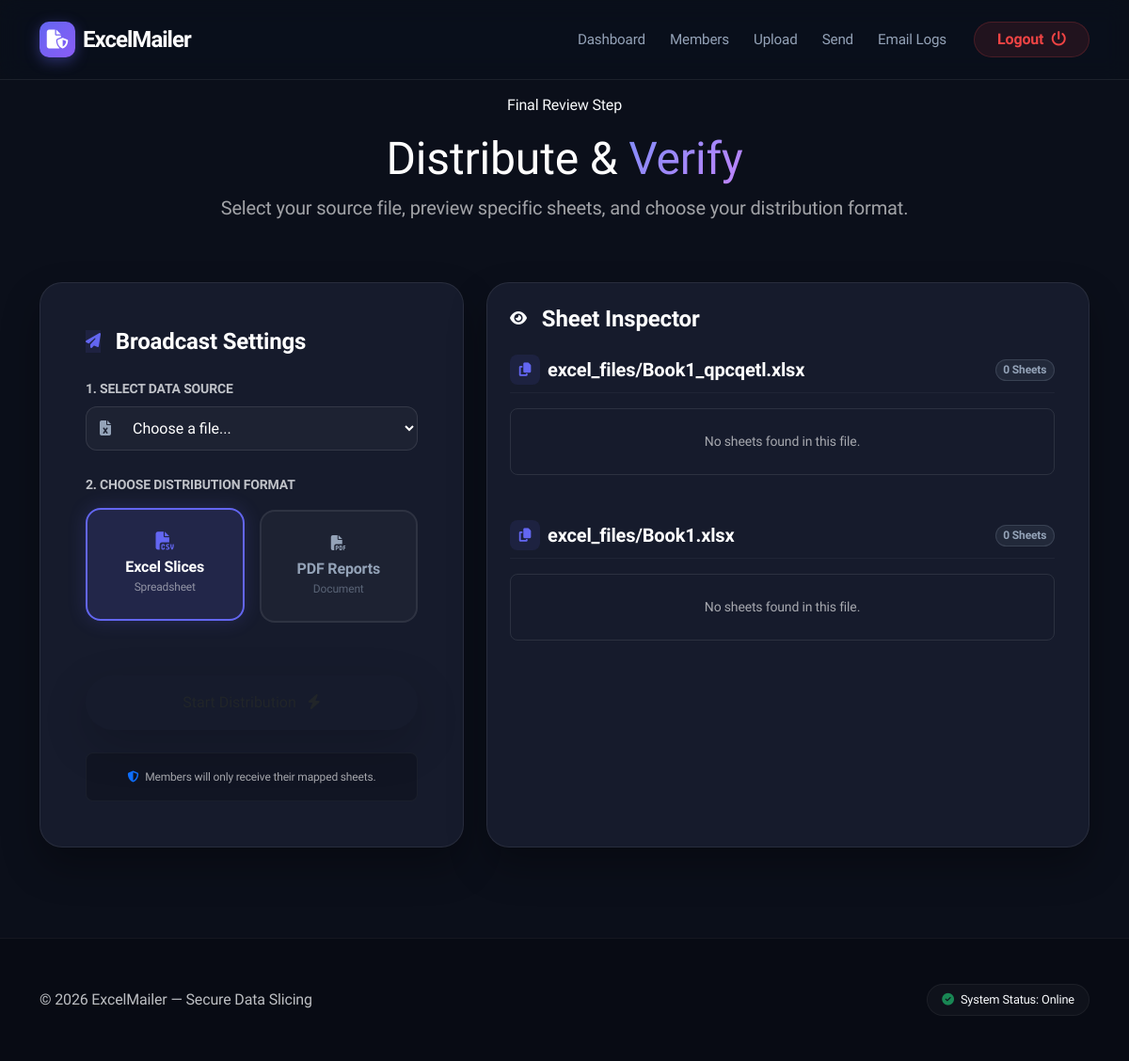
The page /excel/send/ (signed in) on the database as committed earlier.
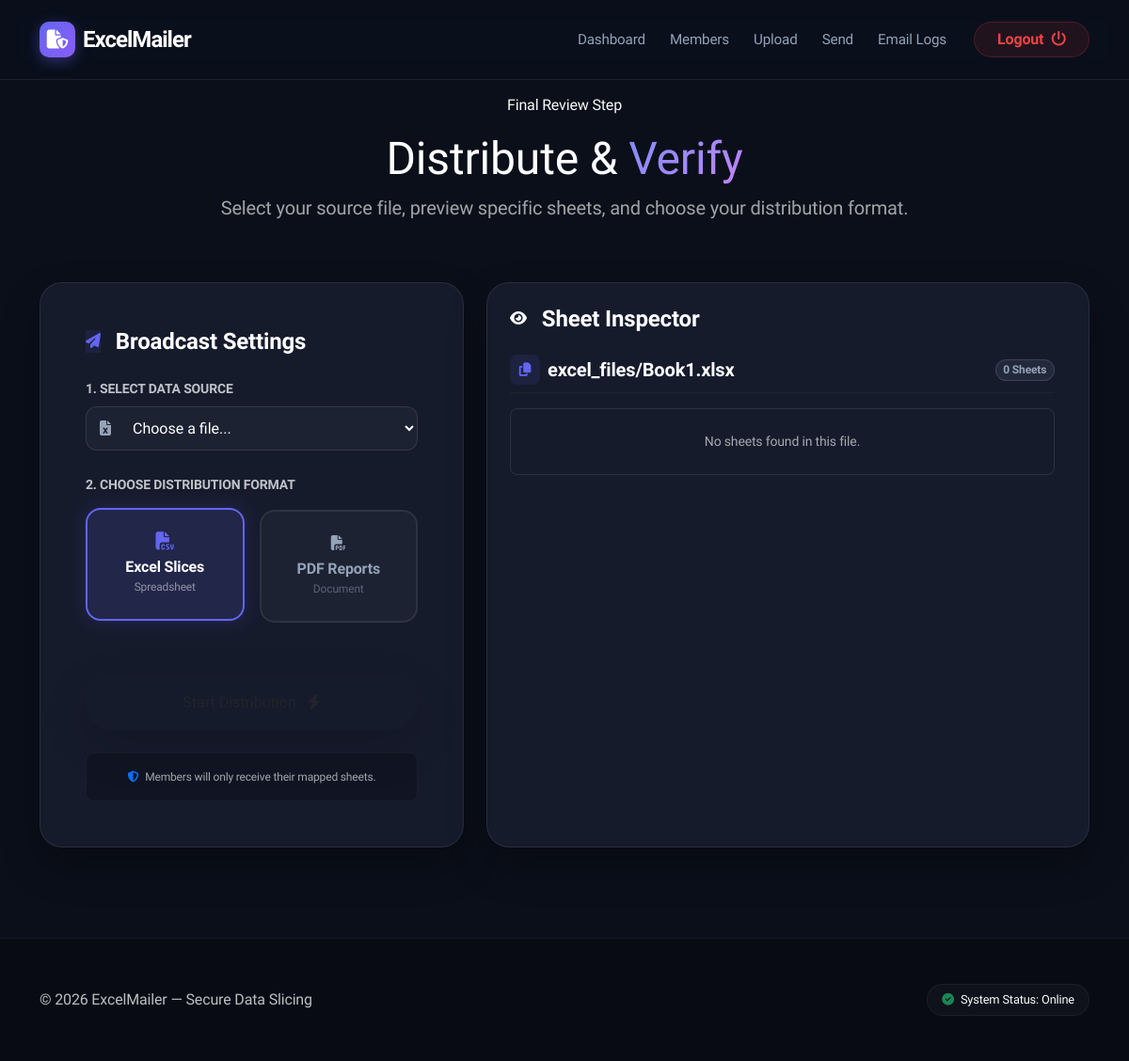
The same page on the database as committed later.
### myapp/models.py (models this page shows, shortened)
class ExcelFile(models.Model):
    file = models.FileField(upload_to='excel_files/')
    uploaded_by = models.ForeignKey(
        User,
        on_delete=models.CASCADE
    )
    department = models.ForeignKey(
        Department,
        on_delete=models.CASCADE
    )
    upload_time = models.DateTimeField(auto_now_add=True)

### myapp/views.py (the view, shortened to what this page needs)
# urls.py: path('excel/send/', views.excel_send, name='excel_send'),
@login_required
def excel_send(request):
    excel_files = ExcelFile.objects.filter(uploaded_by=request.user)
    excel_with_sheets = []
    for excel in excel_files:
        try:
            wb = load_workbook(excel.file.path, data_only=True)
            excel_with_sheets.append({
                "excel": excel,
                "sheets": wb.sheetnames
            })
        except Exception:
            excel_with_sheets.append({
                "excel": excel,
                "sheets": []
            })
    return render(request, "excel/excel_send.html", {
        "excel_with_sheets": excel_with_sheets
    })

### templates/excel/excel_send.html (shortened to what the changed rows need)
{% extends 'base.html' %}
{% block content %}
  <div class="container pb-5">
    <div class="row mb-5 justify-content-center text-center">
      <div class="col-lg-8">
        <h1 class="fw-800 display-5 mb-2 text-white">Distribute & <span class="text-gradient">Verify</span></h1>
      </div>
    </div>
    <div class="row g-4">
      <div class="col-lg-7">
        <div class="glass-card p-4 h-100">
          <div class="preview-scroll-area custom-scrollbar">
            {% for item in excel_with_sheets %}
              <div class="preview-group mb-5">
                <div class="d-flex align-items-center justify-content-between mb-3 pb-2 border-bottom border-secondary border-opacity-10">
                  <div class="d-flex align-items-center">
                    <div class="file-stack-icon me-2">
                      <i class="fa-solid fa-copy"></i>
                    </div>
                    <span class="fw-bold text-white fs-5">{{ item.excel.file.name }}</span>
                  </div>
                  <span class="badge bg-secondary rounded-pill smaller">{{ item.sheets|length }} Sheets</span>
                </div>
                {% if item.sheets %}
                  <div class="row g-3">
                    {% for sheet in item.sheets %}
                      <div class="col-md-6 col-xl-4">
                        <div class="sheet-preview-card">
                          <div class="d-flex align-items-center mb-3">
                            <div class="sheet-thumb me-2">
                              <i class="fa-solid fa-table-list"></i>
                            </div>
                            <span class="sheet-name-text text-truncate">{{ sheet }}</span>
                          </div>
                          <a href="{% url 'excel_preview' item.excel.id sheet %}" class="btn btn-preview-sm w-100">
                            <i class="fa-solid fa-magnifying-glass me-1"></i>
                            Preview
                          </a>
                        </div>
                      </div>
                    {% endfor %}
                  </div>
                {% else %}
                  <div class="text-center py-4 rounded-3 border border-dashed border-secondary border-opacity-25">
                    <p class="text-muted mb-0 small">No sheets found in this file.</p>
                  </div>
                {% endif %}
              </div>
            {% endfor %}
          </div>
        </div>
      </div>
    </div>
  </div>
{% endblock %}

Rows that differ between the two databases and show on the page:
removed ExcelFile: excel.file.name "excel_files/Book1_qpcqetl.xlsx", sheets|length "0"
